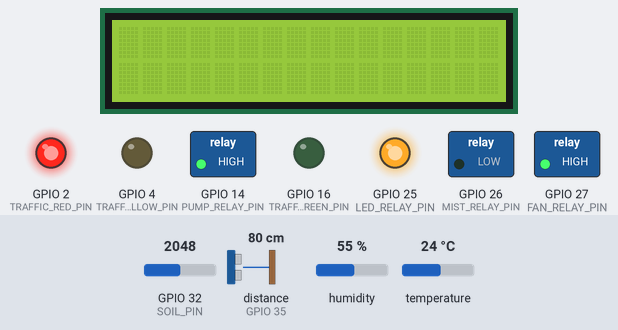
Bench run of a sketch on a simulated ESP32. Parts: 16×2 character LCD, switched loads named in the sketch (green lamp = pin HIGH), output pins drawn as LEDs (lit = HIGH). Wiring (inferred from the names in the program): ultrasonic range finder: trigger GPIO 33; echo GPIO 35. The test bench sets the inputs (shaded band); at power-on: distance to the obstacle (sensor on GPIO 35) 80 cm, humidity 55 %, temperature 24 °C, GPIO 32 (SOIL_PIN) = 2048. The echo pulse lasts 58.3 µs per cm; pins used as bus, display or sensor lines are not drawn; what the sketch prints to the serial monitor is not drawn.

Above: at 1.3 s.
1.4 s: distance to the obstacle (sensor on GPIO 35) set to 14 cm
4.4 s: distance to the obstacle (sensor on GPIO 35) set to 12 cm
At 6.1 s:
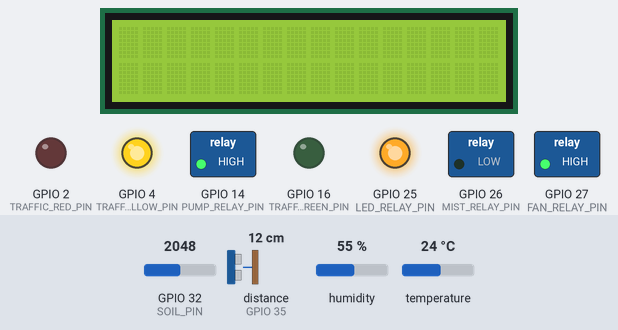
7.0 s: humidity set to 63 %
8.5 s: humidity set to 66 %
At 9.0 s:
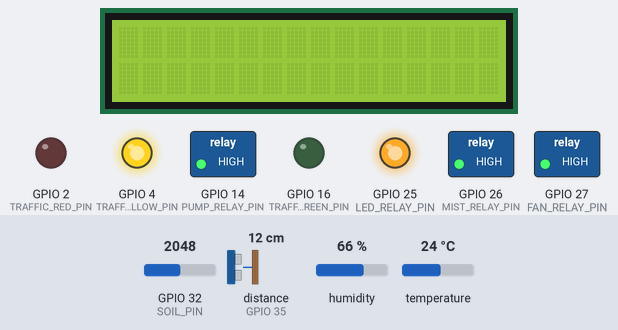
10.0 s: temperature set to 31.6 °C
11.5 s: temperature set to 32.6 °C
At 12.6 s:
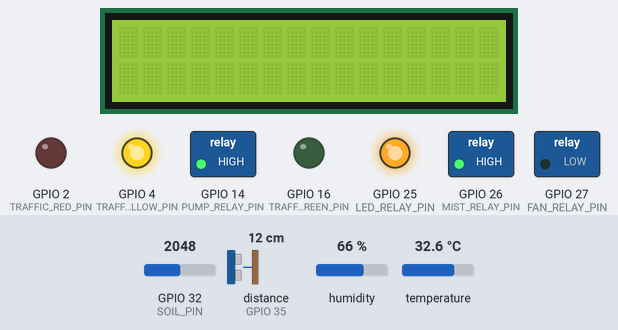
Timing chart, 0 to 14.0 s (numbered marks = the images above; inputs shaded):
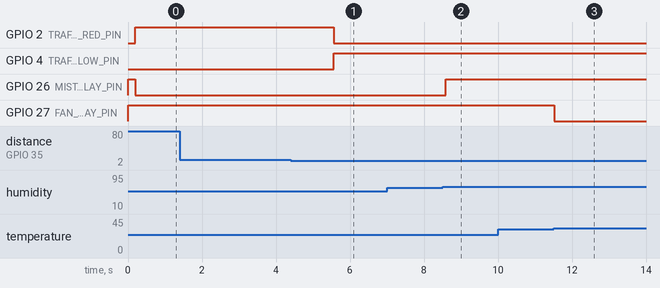

Measured:
- the behaviour switches between 13 and 12 cm on distance to the obstacle (sensor on GPIO 35) (found by bisection; images 0 and 1)
- the behaviour switches between 64 and 65 % on humidity (found by bisection; images 1 and 2)
- the behaviour switches between 31.9 and 32 °C on temperature (found by bisection; images 2 and 3)
- after the input at 1.4 s, every drawn part: stays the same
- after the input at 4.4 s, GPIO 2 (TRAFFIC_RED_PIN): HIGH → LOW after 1.2 s; GPIO 4 (TRAFFIC_YELLOW_PIN): LOW → HIGH after 1.2 s
- after the input at 7.0 s, every drawn part: stays the same
- after the input at 8.5 s, GPIO 26 (MIST_RELAY_PIN): LOW → HIGH after 0.08 s
- after the input at 10.0 s, every drawn part: stays the same
- after the input at 11.5 s, GPIO 27 (FAN_RELAY_PIN): HIGH → LOW at once

The sketch:

miniIoTPresentation.ino
```cpp
// ==========================================
// 📌 1. ไลบรารีที่จำเป็น (Hardware Libraries)
// ==========================================
#include <Wire.h>
#include <SPI.h>
#include <LiquidCrystal_I2C.h>
#include <Adafruit_AHTX0.h>
#include <BH1750.h>
#include <MFRC522.h>

// ==========================================
// 📌 2. การกำหนดขาสัญญาณ (Pin Assignments)
// ==========================================
const int PUMP_RELAY_PIN = 14;
const int FAN_RELAY_PIN = 27;
const int MIST_RELAY_PIN = 26;
const int LED_RELAY_PIN = 25;

const int SOIL_PIN = 32;
const int TRIG_PIN = 33;
const int ECHO_PIN = 35;
const int BUTTON_PIN = 13;

// สัญญาณไฟจราจรหน้าตู้
const int TRAFFIC_RED_PIN = 2;
const int TRAFFIC_YELLOW_PIN = 4;
const int TRAFFIC_GREEN_PIN = 16;
const int BUZZER_PIN = 15;

#define SS_PIN 5
#define RST_PIN 17

// สร้างออบเจกต์สำหรับควบคุมฮาร์ดแวร์
MFRC522 rfid(SS_PIN, RST_PIN);
Adafruit_AHTX0 aht;
LiquidCrystal_I2C lcd(0x27, 16, 2);
BH1750 lightMeter;

// ==========================================
// 📌 3. ตัวแปรแกนหลักของระบบ (Core Variables)
// ==========================================
String currentMode = "MELON";            // โปรไฟล์พืชเริ่มต้น
float smoothedWaterDist = -1.0;
int currentWaterPercent = 0;
bool isWaterLow = false;
bool isPumping = false;
unsigned long pumpStartTime = 0;
unsigned long lastAutoPump = 0;
const unsigned long pumpDurationMs = 3000; // ระยะเวลาเปิดปั๊ม

const float tankDepthCm = 15.0;
const float sensorOffsetCm = 5.0;
const int alertWaterThreshold = 20;

bool lastFanStatus = false;
bool lastMistStatus = false;

// ตัวแปรกู้ชีพฮาร์ดแวร์
bool pendingHardwareRecover = false;

// ==========================================
// 📌 4. การตั้งค่าเริ่มต้นฮาร์ดแวร์ (Initialization)
// ==========================================
void setup() {
  Serial.begin(115200);

  pinMode(PUMP_RELAY_PIN, OUTPUT);
  pinMode(FAN_RELAY_PIN, OUTPUT);
  pinMode(MIST_RELAY_PIN, OUTPUT);
  pinMode(LED_RELAY_PIN, OUTPUT);

  pinMode(TRAFFIC_RED_PIN, OUTPUT);
  pinMode(TRAFFIC_YELLOW_PIN, OUTPUT);
  pinMode(TRAFFIC_GREEN_PIN, OUTPUT);

  pinMode(TRIG_PIN, OUTPUT);
  pinMode(ECHO_PIN, INPUT);

  // Active LOW = HIGH คือปิด
  digitalWrite(PUMP_RELAY_PIN, HIGH);
  digitalWrite(FAN_RELAY_PIN, HIGH);
  digitalWrite(MIST_RELAY_PIN, HIGH);
  digitalWrite(LED_RELAY_PIN, HIGH);

  Wire.begin();
  lcd.init();
  lcd.backlight();
  aht.begin();
  lightMeter.begin();

  SPI.begin();
  rfid.PCD_Init();

  Serial.println("🚀 [SYSTEM READY] ระบบนิเวศพร้อมทำงาน!");
}

// ==========================================
// 📌 5. ฟังก์ชันสั่งรดน้ำ (Hardware Safety Lock)
// ==========================================
void activatePump(String source) {
  if (isPumping) return;

  if (isWaterLow) {
    Serial.println("🚨 [HARDWARE LOCK] ปฏิเสธการรดน้ำ! น้ำในแท็งก์ต่ำเกินไป");
    return;
  }

  isPumping = true;
  pumpStartTime = millis();
  digitalWrite(PUMP_RELAY_PIN, LOW); // เปิดปั๊ม
}

// ==========================================
// 📌 6. สมองกลควบคุมระบบนิเวศ (Auto Control Hysteresis)
// ==========================================
void autoControlEcosystem(float currentTemp, float currentHum, int currentSoil) {
  // ดึงค่าสถานะเดิมมาใช้ตั้งต้น เพื่อให้ระบบหน่วงตัวเองได้
  bool fanAuto = lastFanStatus;
  bool mistAuto = lastMistStatus;

  // 🧠 ประมวลผลแบบ Hysteresis (หน่วงอุณหภูมิ/ความชื้น ป้องกันรีเลย์พัง)
  if (currentMode == "MELON") {
    // พัดลม (ช่วงหน่วง 1.5 องศา)
    if (currentTemp >= 32.0) fanAuto = true;
    else if (currentTemp <= 30.5) fanAuto = false;

    // พ่นหมอก (ช่วงหน่วง 5%)
    if (currentHum <= 60.0) mistAuto = true;
    else if (currentHum >= 65.0) mistAuto = false;

    if (!isWaterLow && currentSoil < 40 && !isPumping && (millis() - lastAutoPump > 60000)) {
      activatePump("AUTO");
      lastAutoPump = millis();
    }
  }
  else if (currentMode == "SALAD") {
    if (currentTemp >= 28.0) fanAuto = true;
    else if (currentTemp <= 26.5) fanAuto = false;

    if (currentHum <= 75.0) mistAuto = true;
    else if (currentHum >= 80.0) mistAuto = false;

    if (!isWaterLow && currentSoil < 60 && !isPumping && (millis() - lastAutoPump > 60000)) {
      activatePump("AUTO");
      lastAutoPump = millis();
    }
  }

  lastFanStatus = fanAuto;
  lastMistStatus = mistAuto;

  // ⚙️ สั่งงานรีเลย์พัดลมและเครื่องพ่นหมอก
  digitalWrite(FAN_RELAY_PIN, fanAuto ? LOW : HIGH);
  digitalWrite(MIST_RELAY_PIN, mistAuto ? LOW : HIGH);
}

// ==========================================
// 📌 7. ลูปการทำงานหลัก (Main Event Loop)
// ==========================================
void loop() {

  // ---------------------------------------------------------
  // 7.1 ระบบกู้ชีพฮาร์ดแวร์ (Hardware Watchdog)
  // ---------------------------------------------------------
  if (pendingHardwareRecover) {
    pendingHardwareRecover = false;
    delay(50); // รอคลื่นรบกวนสงบ

    Wire.begin();
    lcd.init();
    SPI.begin();
    rfid.PCD_Init();
  }

  // ---------------------------------------------------------
  // 7.2 ตัวจับเวลาปิดปั๊มและกระตุ้นระบบกู้ชีพ
  // ---------------------------------------------------------
  if (isPumping && (millis() - pumpStartTime >= pumpDurationMs)) {
    digitalWrite(PUMP_RELAY_PIN, HIGH); // ดับปั๊ม
    isPumping = false;
    pendingHardwareRecover = true; // 🌟 ตะโกนเรียกบล็อกกู้ชีพในรอบถัดไป
  }

  // ---------------------------------------------------------
  // 7.3 ระบบคำนวณระดับน้ำอัจฉริยะ (EMA Filter)
  // ---------------------------------------------------------
  digitalWrite(TRIG_PIN, LOW); delayMicroseconds(2);
  digitalWrite(TRIG_PIN, HIGH); delayMicroseconds(10);
  digitalWrite(TRIG_PIN, LOW);
  float rawDist = pulseIn(ECHO_PIN, HIGH, 30000) * 0.034 / 2;

  if (rawDist > 0.0 && rawDist <= 400.0) {
    if (smoothedWaterDist < 0) smoothedWaterDist = rawDist;
    else smoothedWaterDist = (0.2 * rawDist) + (0.8 * smoothedWaterDist);

    float totalRange = tankDepthCm - sensorOffsetCm;
    float waterHeight = tankDepthCm - smoothedWaterDist;
    int rawPercent = (waterHeight / max(totalRange, 1.0f)) * 100;

    currentWaterPercent = (constrain(rawPercent, 0, 100) / 10) * 10;
    isWaterLow = (currentWaterPercent <= alertWaterThreshold);
  }

  // ---------------------------------------------------------
  // 7.4 อ่านค่าเซนเซอร์และโยนให้สมองกลตัดสินใจ
  // ---------------------------------------------------------
  sensors_event_t humidity, temp;
  aht.getEvent(&humidity, &temp);
  int soilPercent = map(analogRead(SOIL_PIN), 2535, 830, 0, 100);

  autoControlEcosystem(temp.temperature, humidity.relative_humidity, constrain(soilPercent, 0, 100));

  // ---------------------------------------------------------
  // 7.5 ควบคุมไฟจราจรหน้าตู้ (Non-blocking Blink)
  // ---------------------------------------------------------
  if (currentWaterPercent <= alertWaterThreshold) {
      digitalWrite(TRAFFIC_RED_PIN, HIGH);
      digitalWrite(TRAFFIC_YELLOW_PIN, LOW);
      digitalWrite(TRAFFIC_GREEN_PIN, LOW);
  }
  else if (currentWaterPercent <= 60) {
      digitalWrite(TRAFFIC_RED_PIN, LOW);
      digitalWrite(TRAFFIC_YELLOW_PIN, HIGH);
      digitalWrite(TRAFFIC_GREEN_PIN, LOW);
  }
  else {
      digitalWrite(TRAFFIC_RED_PIN, LOW);
      digitalWrite(TRAFFIC_YELLOW_PIN, LOW);
      digitalWrite(TRAFFIC_GREEN_PIN, HIGH);
  }

  // ---------------------------------------------------------
  // 7.6 ระบบจัดการสิทธิ์ผ่าน RFID (จำลองโครงสร้าง)
  // ---------------------------------------------------------
  /*
  if (rfid.PICC_IsNewCardPresent() && rfid.PICC_ReadCardSerial()) {
    String cardID = // แปลงรหัสบัตร
    if (cardID == MASTER_CARD_UID) {
       // ปลดล็อกระบบ
    } else {
       // ส่งคิวไปให้ Core 0 เช็กสิทธิ์ที่ Server
    }
  }
  */
}
```
